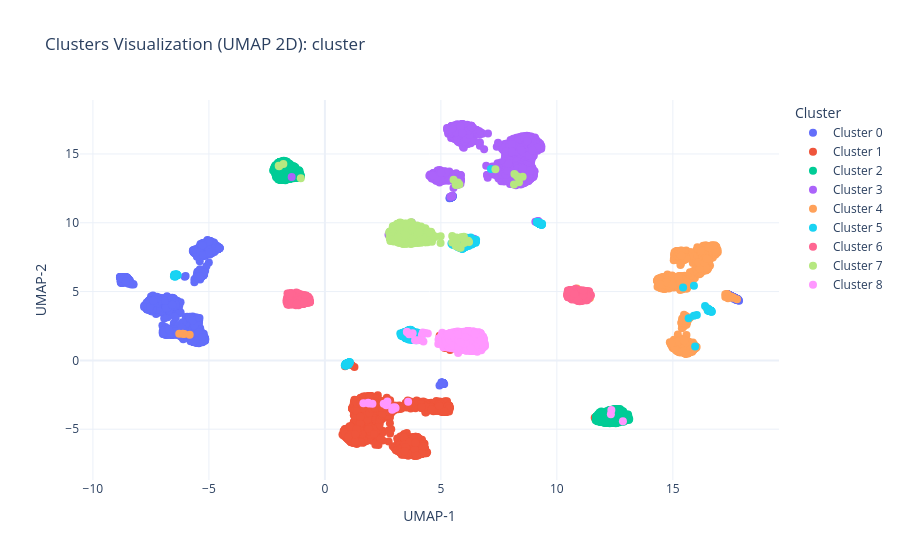

Source (notebook cell):
### Code cell
visualize_clusters(customer_info_hierarchical_9, 'cluster', n_neighbors=15, min_dist=0.1)

### Figure 1 — Plotly figure (JSON) as saved in the notebook; plotly's stock layout.template omitted (floating-point values rounded to 4 significant figures; data arrays with more than 128 entries replaced by an {"elided": "..."} marker saying what was removed)
{"data": [{"marker": {"size": 8}, "mode": "markers", "name": "Cluster 0", "text": {"elided": "4485 str values"}, "type": "scatter", "x": {"elided": "4485 float values"}, "y": {"elided": "4485 float values"}}, {"marker": {"size": 8}, "mode": "markers", "name": "Cluster 1", "text": {"elided": "6477 str values"}, "type": "scatter", "x": {"elided": "6477 float values"}, "y": {"elided": "6477 float values"}}, {"marker": {"size": 8}, "mode": "markers", "name": "Cluster 2", "text": {"elided": "2700 str values"}, "type": "scatter", "x": {"elided": "2700 float values"}, "y": {"elided": "2700 float values"}}, {"marker": {"size": 8}, "mode": "markers", "name": "Cluster 3", "text": {"elided": "6594 str values"}, "type": "scatter", "x": {"elided": "6594 float values"}, "y": {"elided": "6594 float values"}}, {"marker": {"size": 8}, "mode": "markers", "name": "Cluster 4", "text": {"elided": "3877 str values"}, "type": "scatter", "x": {"elided": "3877 float values"}, "y": {"elided": "3877 float values"}}, {"marker": {"size": 8}, "mode": "markers", "name": "Cluster 5", "text": {"elided": "1469 str values"}, "type": "scatter", "x": {"elided": "1469 float values"}, "y": {"elided": "1469 float values"}}, {"marker": {"size": 8}, "mode": "markers", "name": "Cluster 6", "text": {"elided": "1803 str values"}, "type": "scatter", "x": {"elided": "1803 float values"}, "y": {"elided": "1803 float values"}}, {"marker": {"size": 8}, "mode": "markers", "name": "Cluster 7", "text": {"elided": "2562 str values"}, "type": "scatter", "x": {"elided": "2562 float values"}, "y": {"elided": "2562 float values"}}, {"marker": {"size": 8}, "mode": "markers", "name": "Cluster 8", "text": {"elided": "2598 str values"}, "type": "scatter", "x": {"elided": "2598 float values"}, "y": {"elided": "2598 float values"}}], "layout": {"legend": {"title": {"text": "Cluster"}}, "title": {"text": "Clusters Visualization (UMAP 2D): cluster"}, "xaxis": {"title": {"text": "UMAP-1"}}, "yaxis": {"title": {"text": "UMAP-2"}}}}
